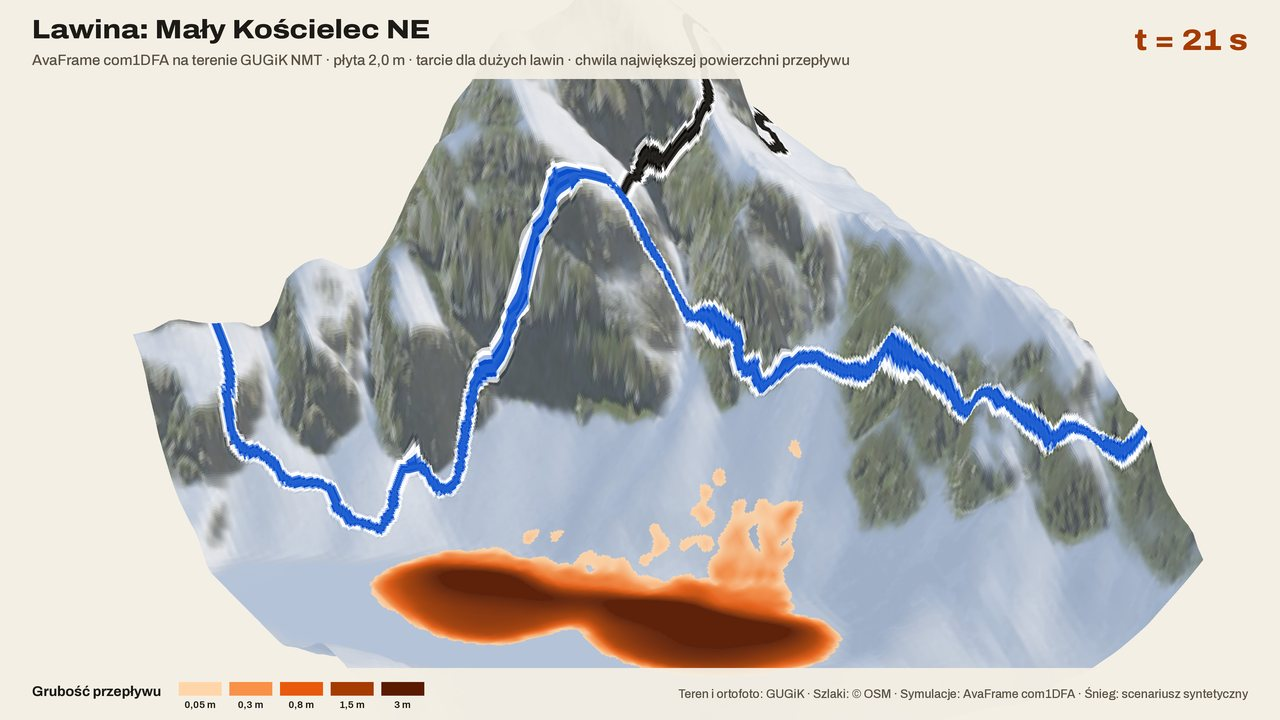
#> input picture web/media/hero_S10_samosAT_2.0_mid.jpg, 1280 x 720 px
$ python -i render_anim.py   (imports and definitions only)
#> lines starting #> are read from the running program, lines starting #| are printed output that depends on the picture
"""Render AvaFrame flow-thickness time steps over the Tatra base map: frames + animated GIF.

Usage: python tools/avaframe/render_anim.py data/avaframe/anim web/media/lawina
"""

import json
import re
import sys
from pathlib import Path

import numpy as np
from PIL import Image, ImageDraw, ImageFilter, ImageFont

ROOT = Path(__file__).resolve().parents[2]
WEB = ROOT / "web" / "data"
FONT = ROOT / "web" / "vendor" / "fonts" / "Archivo-var.ttf"
TRAIL = {"red": (214, 40, 40), "blue": (31, 95, 209), "green": (42, 157, 60), "yellow": (242, 194, 0), "black": (34, 32, 28)}
INK, PAPER = (29, 27, 23), (244, 239, 228)
# flow thickness ramp [m] -> colour (paper-friendly, hazard family)
RAMP = [(0.05, (255, 214, 170)), (0.3, (249, 145, 72)), (0.8, (232, 89, 12)), (1.5, (166, 59, 0)), (3.0, (90, 26, 0))]


def read_asc(p: Path) -> np.ndarray:
    lines = p.read_text().splitlines()
    return np.loadtxt(lines[6:], dtype=np.float32)


def colour(ft: np.ndarray) -> np.ndarray:
    rgba = np.zeros(ft.shape + (4,), np.float32)
    v = np.nan_to_num(ft)
    for (a, ca), (b, cb) in zip(RAMP, RAMP[1:]):
        m = (v >= a) & (v < b)
        t = ((v - a) / (b - a))[m][:, None]
        rgba[m, :3] = np.array(ca) * (1 - t) + np.array(cb) * t
        rgba[m, 3] = 215
    rgba[v >= RAMP[-1][0], :3] = RAMP[-1][1]
    rgba[v >= RAMP[-1][0], 3] = 230
    return rgba.astype(np.uint8)


def font(size: int, weight: int = 700) -> ImageFont.FreeTypeFont:
    f = ImageFont.truetype(str(FONT), size)
    try:
        f.set_variation_by_axes([100, weight])
    except Exception:
        pass
    return f


def main(src: str, out: str) -> None:
    src, out = Path(src), Path(out)
    out.mkdir(parents=True, exist_ok=True)
    steps = sorted(((float(re.search(r"_t([\d.]+)\.asc$", p.name).group(1)), p) for p in src.glob("*_FT_t*.asc")))
    grids = [(t, read_asc(p)) for t, p in steps]
    terrain = json.loads((WEB / "terrain.json").read_text(encoding="utf-8"))
    h = terrain["height"]
    base = Image.open(WEB / "map.png").convert("RGB")
    k = base.width / terrain["width"]  # px per analysis cell

    # crop around the maximum extent (ASCII rows run from north, like our grid)
    reach = np.any([np.nan_to_num(g) > 0.05 for _, g in grids], axis=0)
    rows, cols = np.nonzero(reach)
    pad = 45
    r0, r1 = max(0, rows.min() - pad), min(h, rows.max() + pad)
    c0, c1 = max(0, cols.min() - pad), min(terrain["width"], cols.max() + pad)
    side = max(r1 - r0, c1 - c0)
    r0, c0 = max(0, min(r0, h - side)), max(0, min(c0, terrain["width"] - side))
    box = (int(c0 * k), int(r0 * k), int((c0 + side) * k), int((r0 + side) * k))
    W = 1080
    scale = W / (box[2] - box[0])

    def to_px(c, r):
        return ((c * k - box[0]) * scale, (r * k - box[1]) * scale)

    trails = json.loads((WEB / "trails.json").read_text(encoding="utf-8"))
    canvas0 = base.crop(box).resize((W, W), Image.LANCZOS)
    d0 = ImageDraw.Draw(canvas0)
    for t in trails:
        for part in t["paths"]:
            pts = [to_px(c, r) for c, r in part]
            d0.line(pts, fill=(255, 255, 255), width=9, joint="curve")
            d0.line(pts, fill=TRAIL.get(t["color"], TRAIL["red"]), width=5, joint="curve")

    title, small, big = font(30, 800), font(20, 500), font(44, 800)
    frames = []
    for t, g in grids:
        layer = Image.fromarray(colour(g), "RGBA").resize((terrain["width"] * 4, h * 4), Image.NEAREST)
        layer = layer.filter(ImageFilter.GaussianBlur(2.5))
        layer = layer.crop(box).resize((W, W), Image.BILINEAR)
        frame = canvas0.copy().convert("RGBA")
        frame.alpha_composite(layer)
        d = ImageDraw.Draw(frame)
        d.rectangle((0, 0, W, 112), fill=(*PAPER, 236))
        d.text((32, 22), "Avalauncher · scenariusz lawiny z biblioteki", font=title, fill=INK)
        d.text((32, 66), "AvaFrame com1DFA na terenie GUGiK NMT · Liliowe E i Mały Kościelec NE · płyta 1,5 m",
               font=small, fill=(90, 82, 68))
        d.text((W - 32, 30), f"t = {t:4.0f} s", font=big, fill=(166, 59, 0), anchor="ra")
        # legend
        y = W - 64
        d.rectangle((0, y - 16, W, W), fill=(*PAPER, 236))
        x = 32
        for v, c in RAMP:
            d.rectangle((x, y + 4, x + 46, y + 22), fill=c)
            d.text((x + 23, y + 26), f"{v:g} m", font=font(15, 600), fill=INK, anchor="ma")
            x += 52
        d.text((x + 10, y + 4), "grubość przepływu", font=font(17, 650), fill=INK)
        d.text((W - 32, y + 6), "Śnieg: scenariusz syntetyczny · Teren: GUGiK · Szlaki: OSM",
               font=font(15, 500), fill=(90, 82, 68), anchor="ra")
        frame = frame.convert("RGB")
        frame.save(out / f"frame_{int(t):04d}.png")
        frames.append(frame)
    hold = [frames[-1]] * 6
    seq = frames + hold
    seq[0].save(out.with_suffix(".gif"), save_all=True, append_images=[f.resize((720, 720)) for f in seq[1:]],
                duration=160, loop=0, optimize=True)
    print(f"{len(frames)} frames, t {grids[0][0]:.0f}-{grids[-1][0]:.0f} s -> {out}.gif")


# [2 lines not run here, left out]

>>> import cv2
>>> picture = cv2.imread('../../web/media/hero_S10_samosAT_2.0_mid.jpg', cv2.IMREAD_GRAYSCALE)
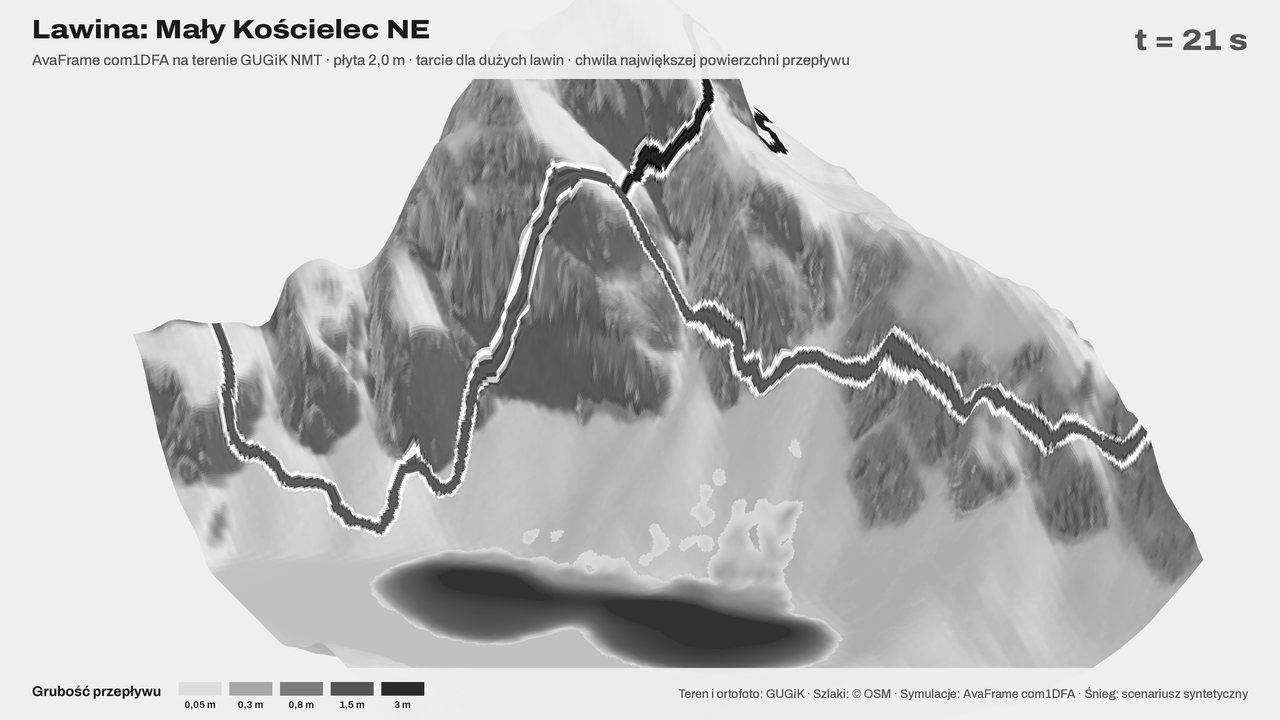
#> picture: shape (720, 1280); min 0, max 255, mean 195.1
>>> result = main(picture, 'out.png')
#> (the run stopped early here; a loop or call above may not have finished)

$ run again, on web/media/3d/S22_samosATMedium_1.0.jpg
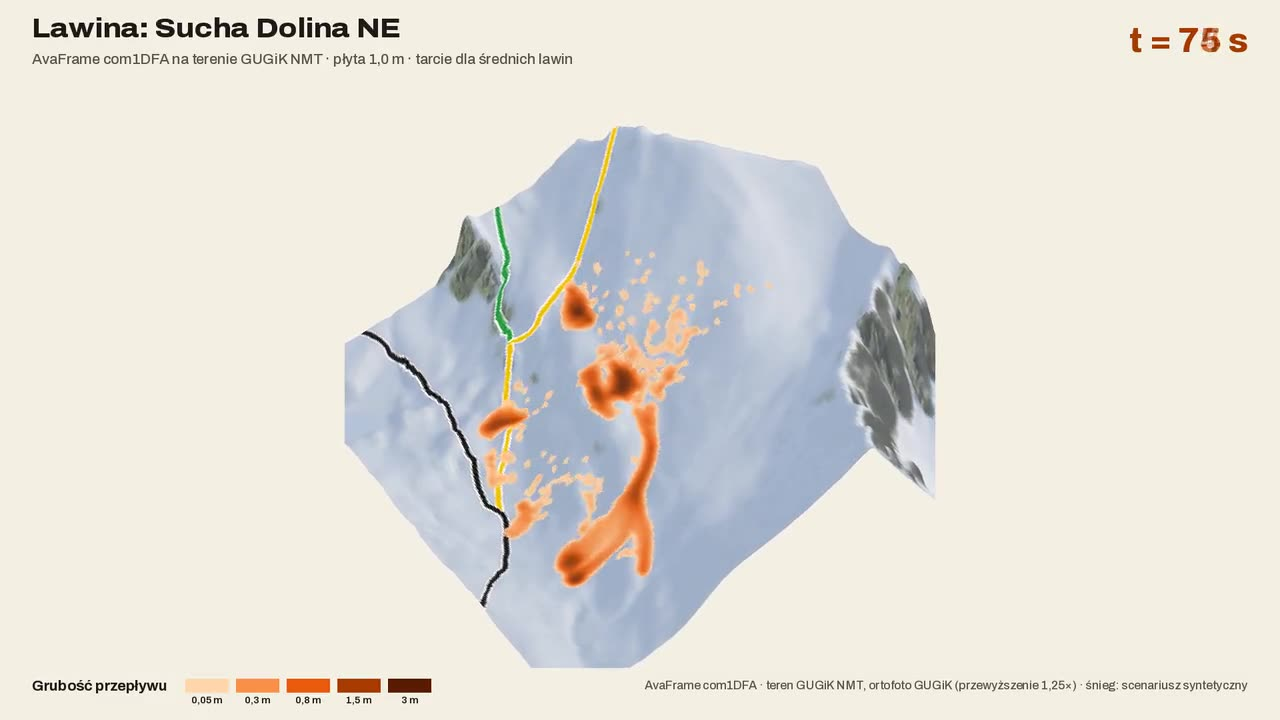
#> input picture web/media/3d/S22_samosATMedium_1.0.jpg, 1280 x 720 px
#> `picture = cv2.imread('../../web/media/hero_S10_samosAT_2.0_mid.jpg', c..`:
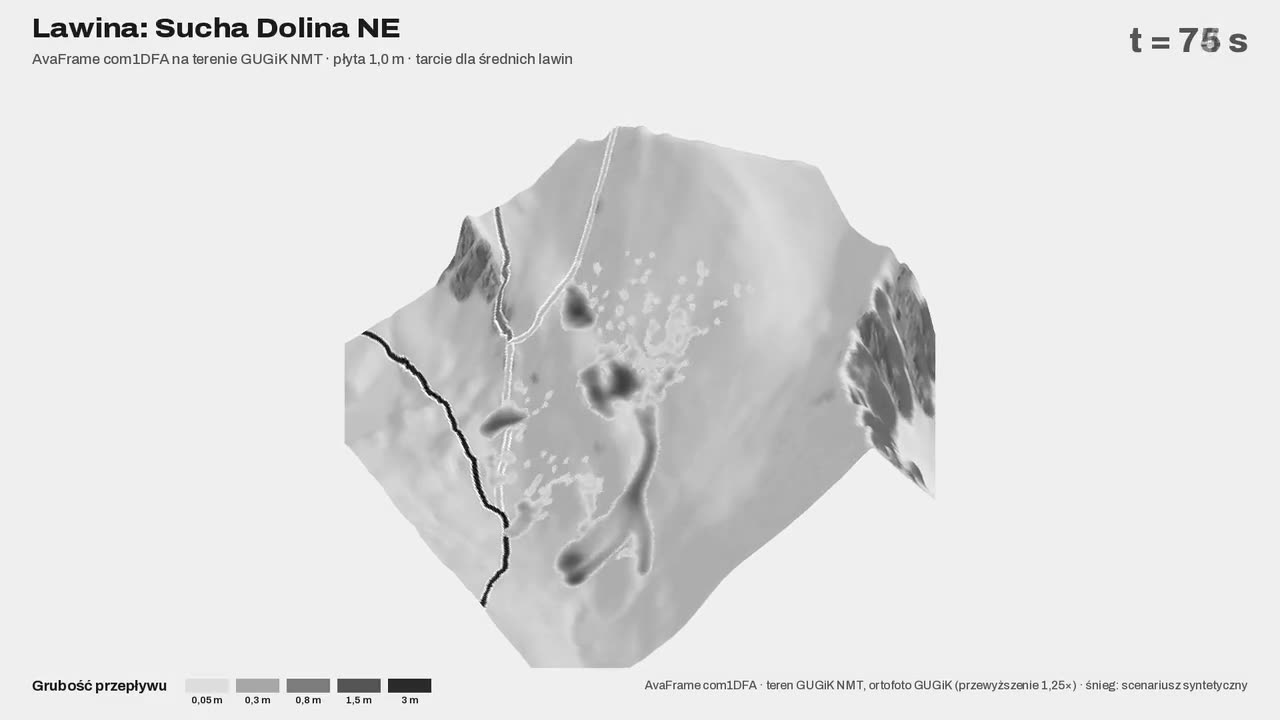
#> picture: shape (720, 1280); min 0, max 255, mean 223.8

$ run again, on web/media/3d/S22_samosATMedium_1.3.jpg
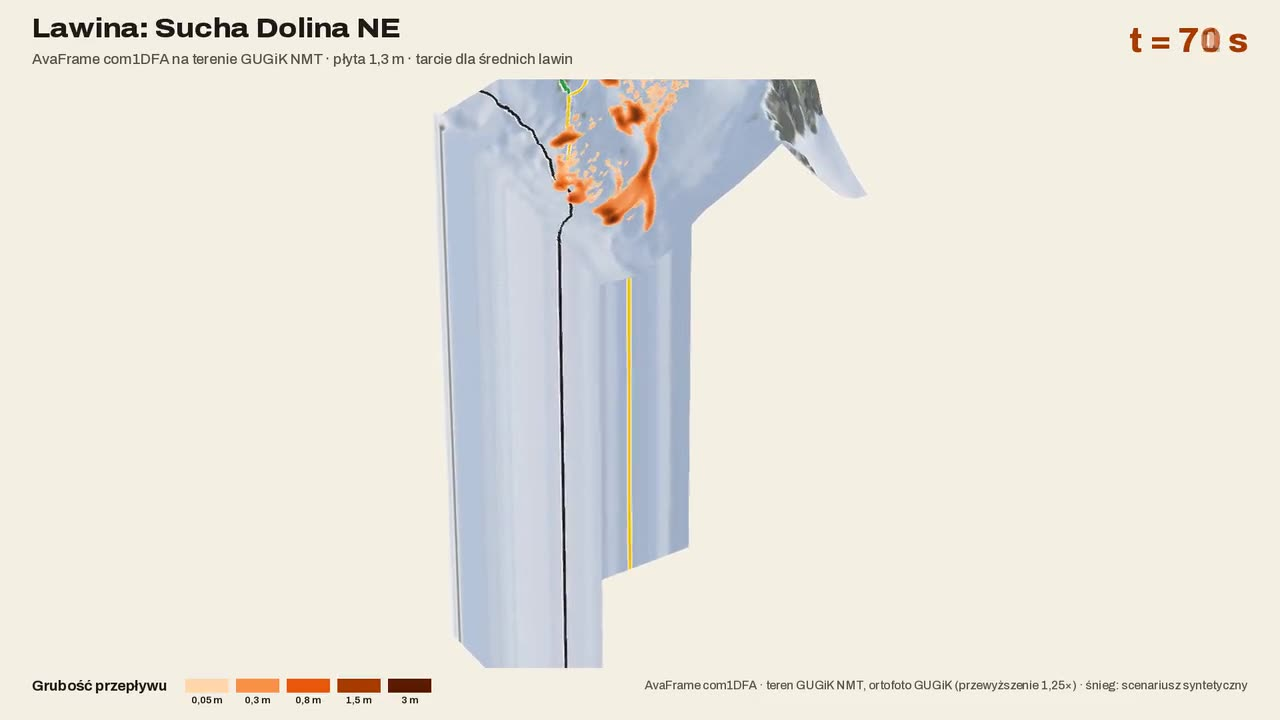
#> input picture web/media/3d/S22_samosATMedium_1.3.jpg, 1280 x 720 px
#> `picture = cv2.imread('../../web/media/hero_S10_samosAT_2.0_mid.jpg', c..`:
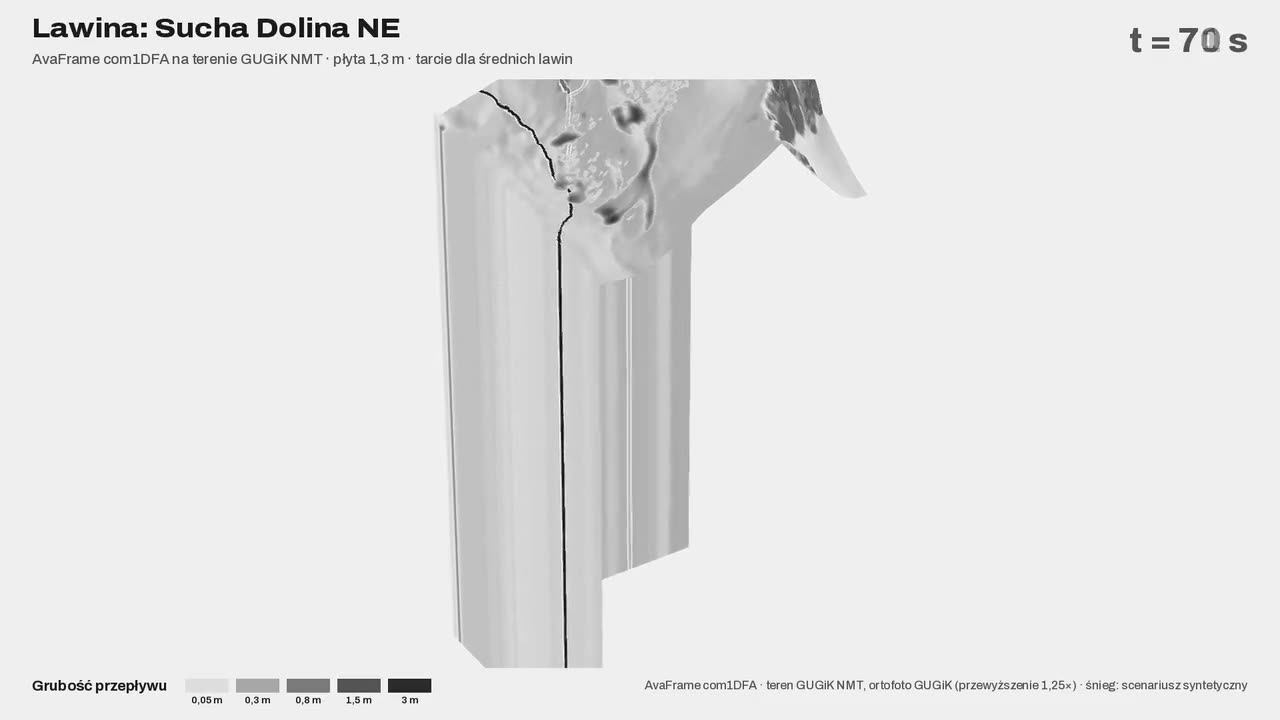
#> picture: shape (720, 1280); min 0, max 255, mean 229.3

$ run again, on web/media/landing/hero_koncepcja_1280.jpg
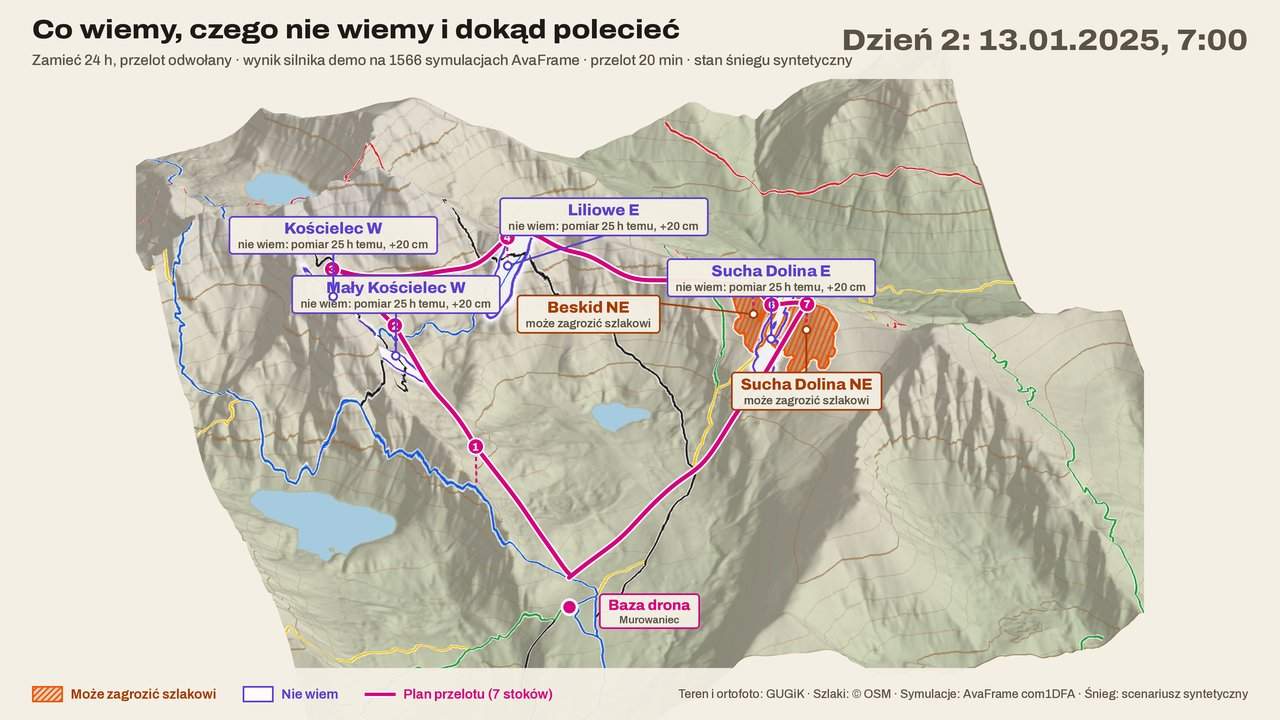
#> input picture web/media/landing/hero_koncepcja_1280.jpg, 1280 x 720 px
#> `picture = cv2.imread('../../web/media/hero_S10_samosAT_2.0_mid.jpg', c..`:
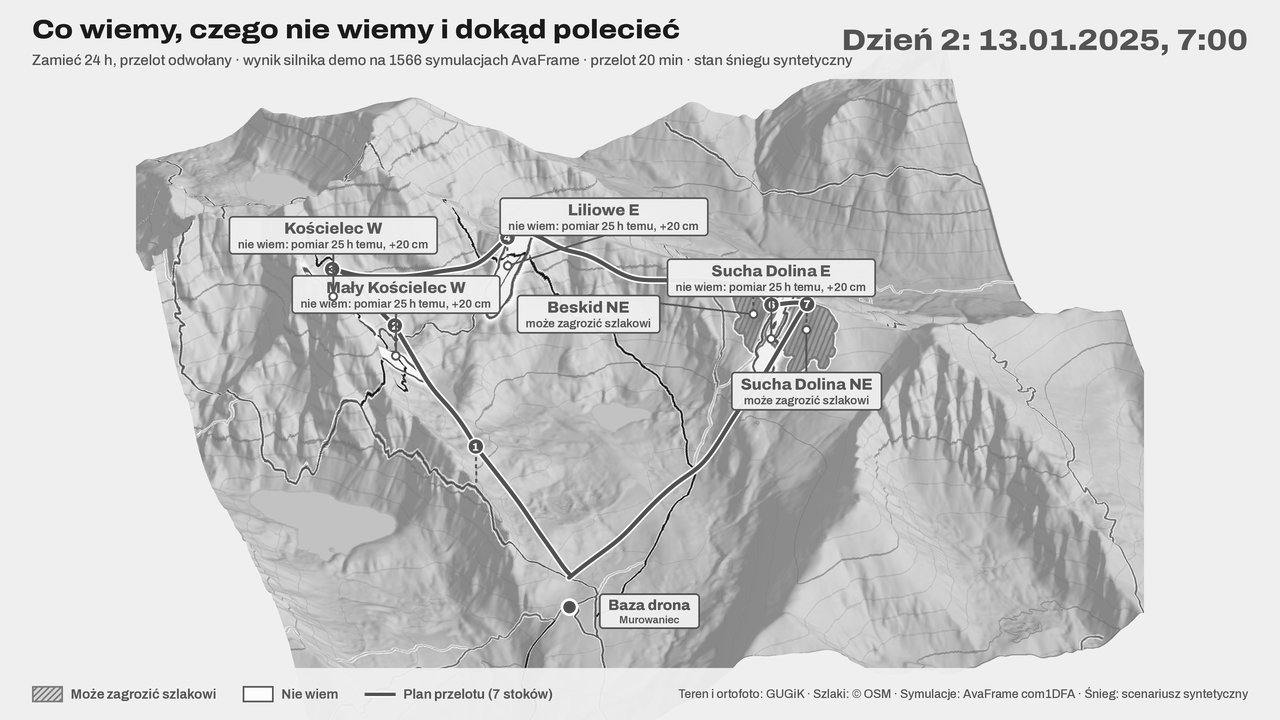
#> picture: shape (720, 1280); min 0, max 255, mean 204.6
